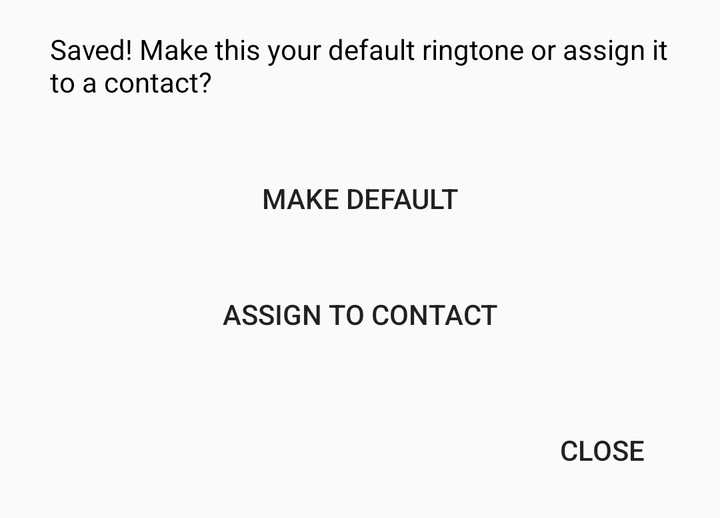
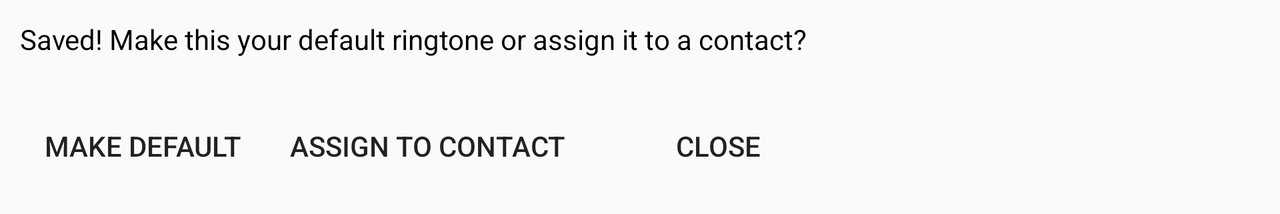

One screen, two layout resources from the same app: the default and the repository's alternative for another configuration. Each is rendered where Android would select it; the XML of both is given below.
<!-- AndroidManifest.xml: application theme android:Theme.Material.Light -->
<!-- res/layout/after_save_action.xml -->
<?xml version="1.0" encoding="utf-8"?>
<LinearLayout xmlns:android="http://schemas.android.com/apk/res/android"
    android:layout_width="match_parent"
    android:layout_height="wrap_content"
    android:layout_marginBottom="10dip"
    android:orientation="vertical">

    <TextView
        android:layout_width="fill_parent"
        android:layout_height="wrap_content"
        android:layout_marginLeft="25sp"
        android:layout_marginTop="15sp"
        android:layout_marginRight="25sp"
        android:layout_marginBottom="15sp"
        android:text="@string/what_to_do_with_ringtone"
        android:textColor="#000000"
        android:textSize="14sp" />

    <Button
        android:id="@+id/button_make_default"
        android:layout_width="fill_parent"
        android:layout_height="wrap_content"
        android:layout_marginLeft="15sp"
        android:layout_marginTop="10sp"
        android:layout_marginRight="15sp"
        android:text="@string/make_default_ringtone_button"
        style="?android:attr/borderlessButtonStyle" />

    <Button
        android:id="@+id/button_choose_contact"
        android:layout_width="fill_parent"
        android:layout_height="wrap_content"
        android:layout_marginLeft="15sp"
        android:layout_marginTop="10sp"
        android:layout_marginRight="15sp"
        android:text="@string/choose_contact_ringtone_button"
        style="?android:attr/borderlessButtonStyle" />

    <Button
        android:id="@+id/button_do_nothing"
        android:layout_width="wrap_content"
        android:layout_height="wrap_content"
        android:layout_marginLeft="15sp"
        android:layout_marginTop="20sp"
        android:layout_marginRight="15sp"
        android:text="@string/do_nothing_with_ringtone_button"
        style="?android:attr/borderlessButtonStyle"
        android:layout_gravity="right"/>

</LinearLayout>
<!-- resources referenced by this layout -->
<resources>
  <string name="choose_contact_ringtone_button">Assign to Contact</string>
  <string name="do_nothing_with_ringtone_button">Close</string>
  <string name="make_default_ringtone_button">Make Default</string>
  <string name="what_to_do_with_ringtone">Saved!  Make this your default ringtone or assign it to a contact?</string>
</resources>
<!-- res/layout-land/after_save_action.xml (the repository's variant of the layout above) -->
<!-- drawn on the phone turned sideways -->
<?xml version="1.0" encoding="utf-8"?>
<LinearLayout xmlns:android="http://schemas.android.com/apk/res/android"
    android:layout_width="wrap_content"
    android:layout_height="wrap_content"
    android:orientation="vertical">

    <TextView
       android:text="@string/what_to_do_with_ringtone"
       android:textColor="#000000"
       android:textSize="14sp"
       android:layout_width="wrap_content" 
       android:layout_height="wrap_content"
       android:layout_margin="10sp" />

    <LinearLayout
       android:layout_width="fill_parent"
       android:layout_height="wrap_content"
       android:orientation="horizontal"
       android:layout_margin="10sp">

      <Button android:id="@+id/button_make_default"
         android:text="@string/make_default_ringtone_button"
         android:layout_width="wrap_content"
         android:layout_height="wrap_content"
          style="?android:attr/borderlessButtonStyle" />

      <Button android:id="@+id/button_choose_contact"
         android:text="@string/choose_contact_ringtone_button"
         android:layout_width="wrap_content" 
         android:layout_height="wrap_content"
          style="?android:attr/borderlessButtonStyle" />

      <Button android:id="@+id/button_do_nothing"
         android:text="@string/do_nothing_with_ringtone_button"
         android:layout_marginLeft="20sp"
         android:layout_weight="1"
         android:layout_width="wrap_content"
         android:layout_height="wrap_content"
          style="?android:attr/borderlessButtonStyle" />

    </LinearLayout>

</LinearLayout>
